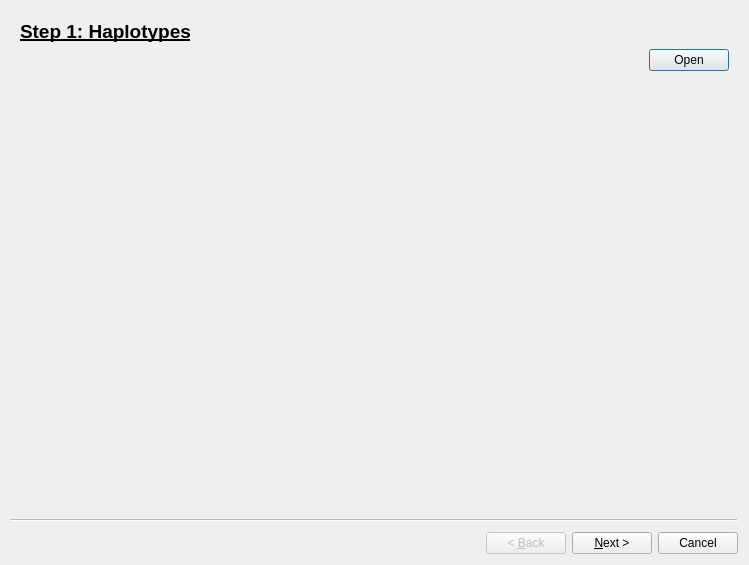
<?xml version="1.0" encoding="UTF-8"?>
<ui version="4.0">
 <class>Wizard</class>
 <widget class="QWizard" name="Wizard">
  <property name="windowModality">
   <enum>Qt::ApplicationModal</enum>
  </property>
  <property name="geometry">
   <rect>
    <x>0</x>
    <y>0</y>
    <width>749</width>
    <height>565</height>
   </rect>
  </property>
  <property name="sizePolicy">
   <sizepolicy hsizetype="Expanding" vsizetype="Expanding">
    <horstretch>0</horstretch>
    <verstretch>0</verstretch>
   </sizepolicy>
  </property>
  <property name="windowTitle">
   <string>Wizard</string>
  </property>
  <widget class="QWizardPage" name="hapsPage">
   <layout class="QVBoxLayout" name="verticalLayout_3">
    <item>
     <widget class="QLabel" name="label_3">
      <property name="font">
       <font>
        <pointsize>14</pointsize>
        <weight>75</weight>
        <bold>true</bold>
        <underline>true</underline>
       </font>
      </property>
      <property name="text">
       <string>Step 1: Haplotypes</string>
      </property>
     </widget>
    </item>
    <item>
     <layout class="QHBoxLayout" name="horizontalLatyout">
      <item>
       <widget class="QLabel" name="fileLabelHaps">
        <property name="text">
         <string>&lt;NO FILE&gt;</string>
        </property>
        <property name="alignment">
         <set>Qt::AlignCenter</set>
        </property>
       </widget>
      </item>
      <item>
       <widget class="QPushButton" name="openFileButtonHaps">
        <property name="sizePolicy">
         <sizepolicy hsizetype="Fixed" vsizetype="Fixed">
          <horstretch>0</horstretch>
          <verstretch>0</verstretch>
         </sizepolicy>
        </property>
        <property name="text">
         <string>Open</string>
        </property>
       </widget>
      </item>
     </layout>
    </item>
    <item>
     <layout class="QVBoxLayout" name="hapsLayout">
      <property name="sizeConstraint">
       <enum>QLayout::SetFixedSize</enum>
      </property>
     </layout>
    </item>
   </layout>
  </widget>
  <widget class="QWizardPage" name="factsPage">
   <layout class="QVBoxLayout" name="verticalLayout">
    <item>
     <widget class="QLabel" name="label_2">
      <property name="font">
       <font>
        <pointsize>14</pointsize>
        <weight>75</weight>
        <bold>true</bold>
        <underline>true</underline>
       </font>
      </property>
      <property name="text">
       <string>Step 2: Facts</string>
      </property>
     </widget>
    </item>
    <item>
     <layout class="QHBoxLayout" name="horizontalLatyout_2">
      <item>
       <widget class="QLabel" name="fileLabelFacts">
        <property name="text">
         <string>&lt;NO FILE&gt;</string>
        </property>
        <property name="alignment">
         <set>Qt::AlignCenter</set>
        </property>
       </widget>
      </item>
      <item>
       <widget class="QPushButton" name="openFileButtonFacts">
        <property name="sizePolicy">
         <sizepolicy hsizetype="Fixed" vsizetype="Fixed">
          <horstretch>0</horstretch>
          <verstretch>0</verstretch>
         </sizepolicy>
        </property>
        <property name="text">
         <string>Open</string>
        </property>
       </widget>
      </item>
     </layout>
    </item>
    <item>
     <layout class="QVBoxLayout" name="factsLayout">
      <property name="sizeConstraint">
       <enum>QLayout::SetFixedSize</enum>
      </property>
     </layout>
    </item>
   </layout>
   <zorder>layoutWidget</zorder>
   <zorder>layoutWidget_2</zorder>
   <zorder>fileLabelFacts</zorder>
   <zorder>label_2</zorder>
  </widget>
  <widget class="QWizardPage" name="distancesPage">
   <layout class="QVBoxLayout" name="verticalLayout_2">
    <item>
     <widget class="QLabel" name="label">
      <property name="font">
       <font>
        <pointsize>14</pointsize>
        <weight>75</weight>
        <bold>true</bold>
        <underline>true</underline>
       </font>
      </property>
      <property name="text">
       <string>Step 3: Distances</string>
      </property>
     </widget>
    </item>
    <item>
     <layout class="QHBoxLayout" name="horizontalLatyout_3">
      <item>
       <widget class="QLabel" name="fileLabelDistances">
        <property name="text">
         <string>&lt;NO FILE&gt;</string>
        </property>
        <property name="alignment">
         <set>Qt::AlignCenter</set>
        </property>
       </widget>
      </item>
      <item>
       <widget class="QPushButton" name="openFileButtonDistances">
        <property name="sizePolicy">
         <sizepolicy hsizetype="Fixed" vsizetype="Fixed">
          <horstretch>0</horstretch>
          <verstretch>0</verstretch>
         </sizepolicy>
        </property>
        <property name="text">
         <string>Open</string>
        </property>
       </widget>
      </item>
     </layout>
    </item>
    <item>
     <layout class="QVBoxLayout" name="distancesLayout">
      <property name="sizeConstraint">
       <enum>QLayout::SetFixedSize</enum>
      </property>
     </layout>
    </item>
   </layout>
  </widget>
 </widget>
 <resources/>
 <connections/>
</ui>
